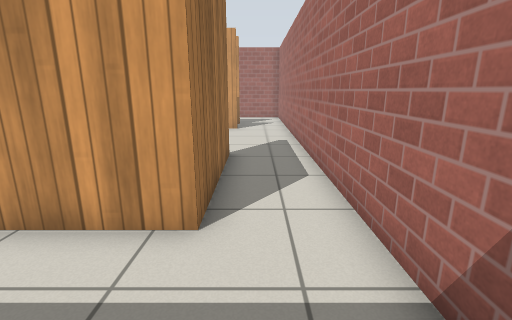
View 1 (above)

13 first-person views from a walk through a robot-simulator world made for Gazebo. The camera is 1 m above the floor, tilts 14° down and sees 85° across. The floor is counted in squares, 0.5 m on a side. Each view is taken from the middle of a square. On the plan, view 1 faces up. The plan holds only what a view shows up to about 16 squares ahead; the rest is blank. Simple patterns stand in for the simulator's built-in surfaces.

View 2
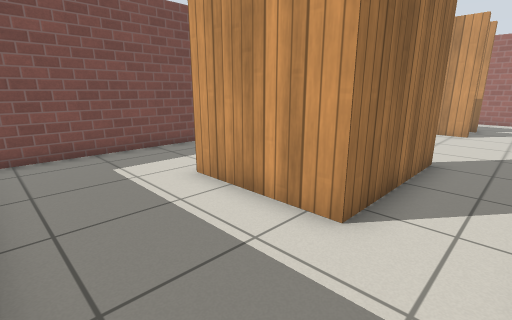

View 3
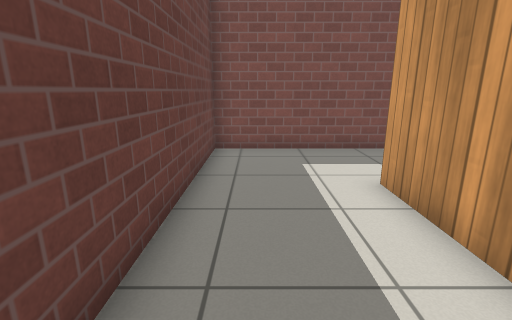

View 4
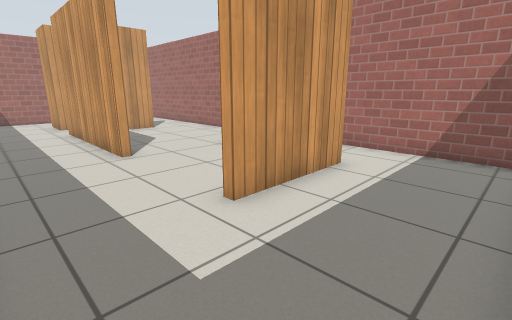

View 5
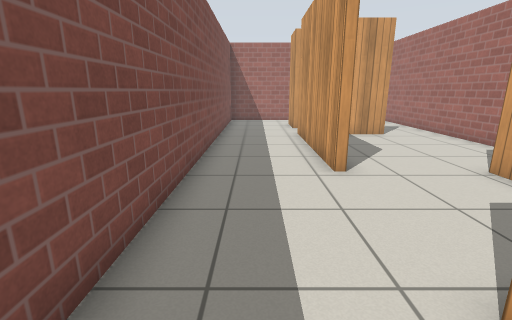

View 6
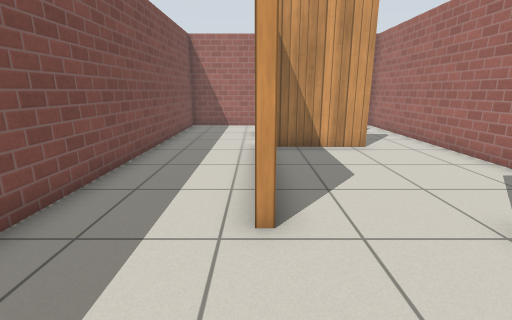

View 7
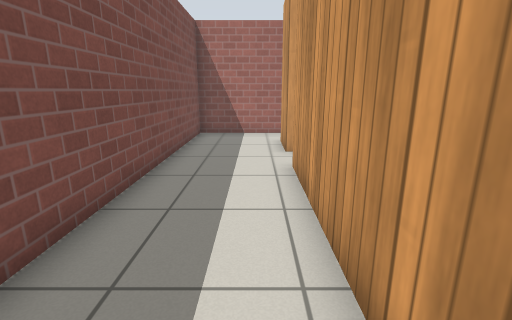

View 8
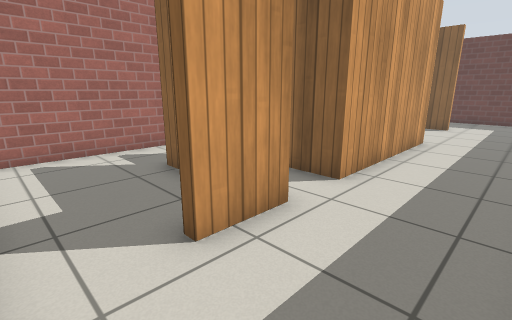

View 9
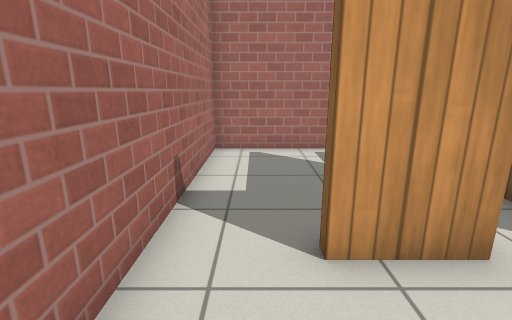

View 10
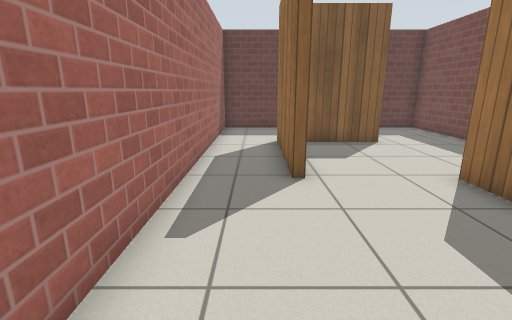

View 11
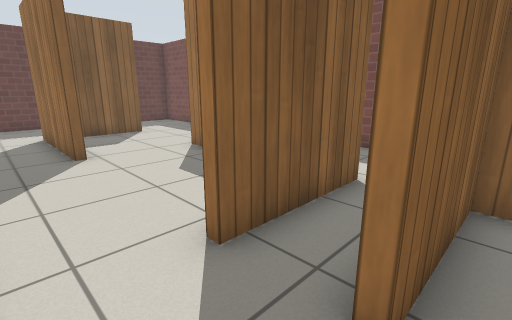

View 12
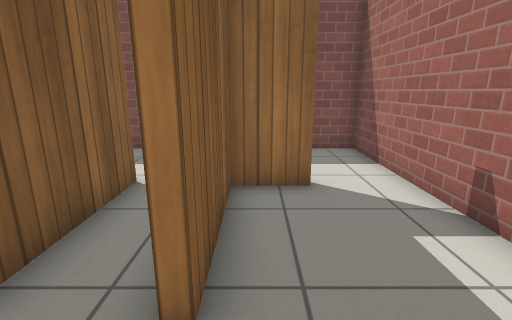

View 13
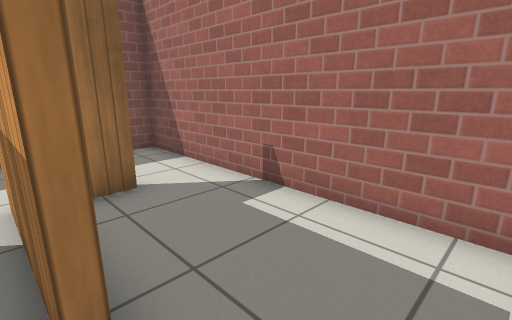

### Floor plan
Points are (right, up) in squares from view 1. A wall is a line through its corners. A room is listed if a view was taken in it or the views show most of it. See-through windows are left out.
Room 1 (views 1, 2, 3, 4, 5)
walls: (-0.8, 3.7) (-4.8, 3.7) (-4.8, 4); (-8.7, 4.6) (-8.7, -0.4) (1.7, -0.4) (1.7, 2.6)
ways out: opening at (-6.5, 4) to room 2; opening at (0.5, 2.5) to room 2
Room 2 (views 6, 7, 8, 9, 10)
walls: (-4.7, 10.3) (-4.7, 8.8) (-5, 8.8) (-5, 15.3) (-1, 15.3); (-1, 8.8) (-1, 3.6); (-1.1, 8.1) (-1.1, 8.7) (-0.8, 8.7); (-1, 15) (-4.2, 15); (-0.9, 17.2) (-5, 17.2) (-5, 19.2); (-4.8, 4) (-2, 4); (1.7, 2.6) (1.7, 16.5); (-5.5, 21.5) (-8.7, 21.5) (-8.7, 4.6)
ways out: opening at (-6.5, 4) to room 1; opening at (0.5, 2.5) to room 1; opening at (-5, 20.5) to room 3; opening at (0, 17) to room 3
Room 3 (views 11, 12, 13)
walls: (-5, 19.2) (-4.7, 19.2) (-4.7, 17.5) (-1, 17.5); (1.7, 16.5) (1.7, 21.5) (-5.5, 21.5)
ways out: opening at (-5, 20.5) to room 2; opening at (0, 17) to room 2

Positions as (right, up) in squares from view 1, and headings:
1: (0, 0), facing up
2: (1, 0), facing up-left
3: (1, 1), facing left
4: (-8, 0), facing up-right
5: (-7, 2), facing up
6: (-5, 5), facing up
7: (-6, 8), facing up
8: (-8, 21), facing down-right
9: (-8, 20), facing right
10: (0, 15), facing down
11: (1, 18), facing down-left
12: (1, 18), facing left
13: (1, 17), facing up-left
